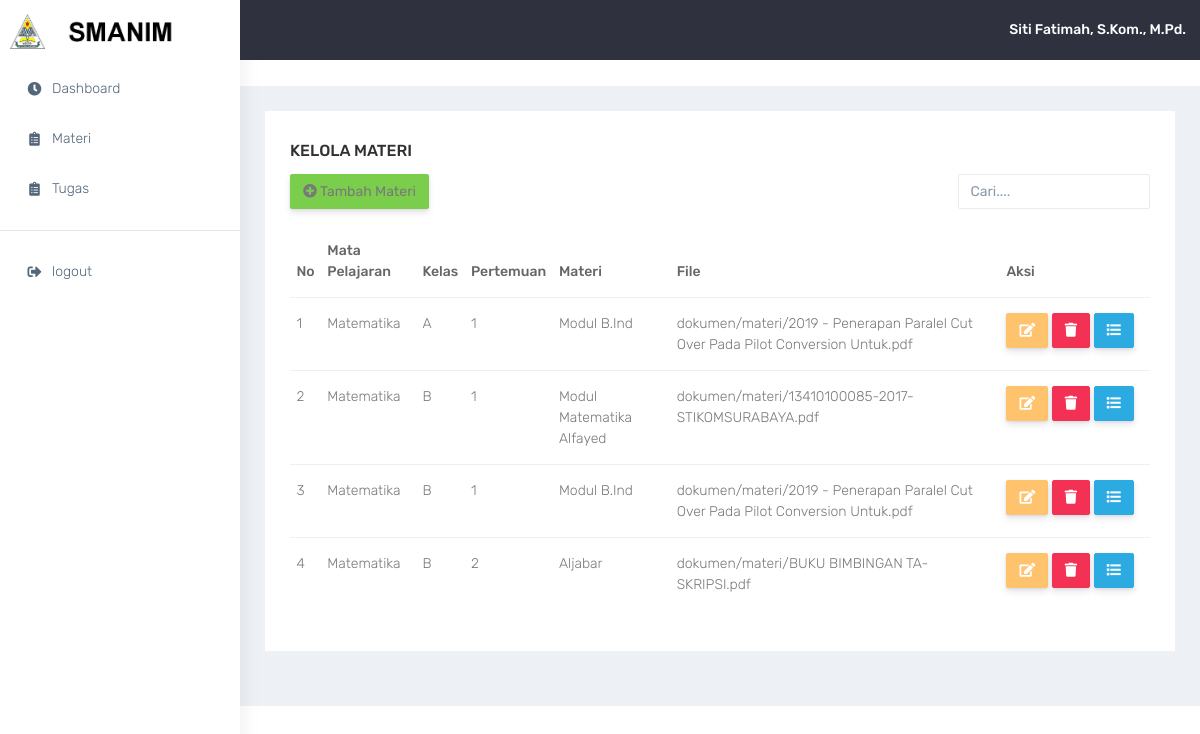
Page /guru/materi.php (signed in) on the earlier database version.
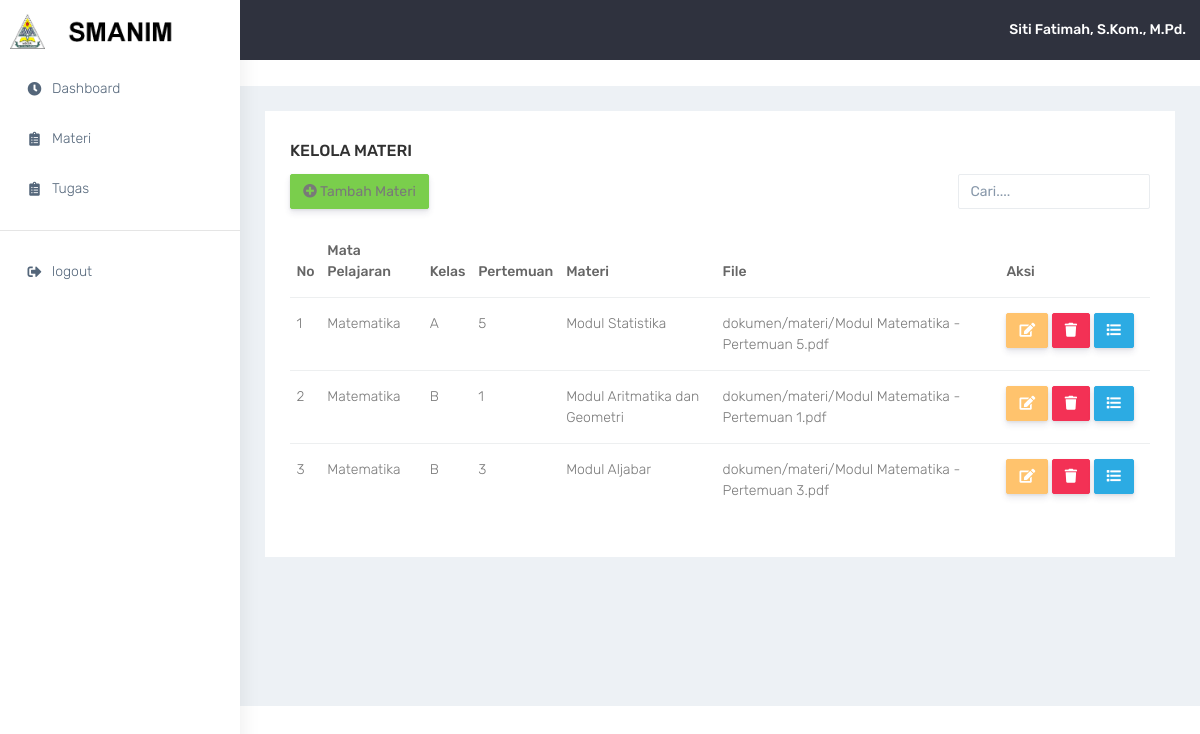
Same page on the later database version.
### tables this page shows
CREATE TABLE `tbl_file` (
  `id_file` int(11) NOT NULL,
  `id_mapel` int(11) NOT NULL,
  `pertemuan` char(2) NOT NULL,
  `nama` varchar(100) NOT NULL,
  `tipe` enum('mod','tgs') NOT NULL,
  `file` varchar(255) NOT NULL,
  `tgl_tambah` date DEFAULT NULL,
  `tgl_ubah` date DEFAULT NULL
);

CREATE TABLE `tbl_mapel` (
  `id_mapel` int(11) NOT NULL,
  `id_user` int(11) NOT NULL,
  `mapel` varchar(100) NOT NULL,
  `kelas` char(1) NOT NULL
);

### session.php (called while the page is built, shortened)
<?php
  if(isset($_SESSION['akses'])){
    $idu = $_SESSION['id'];
    $namau = $_SESSION['nama'];
  }else{
    header('location:login.php?stat=session_timeout');
    exit();
  }
?>

### guru/materi.php (the view, shortened to what this page needs)
<?php
require_once('navbar.php');
?>
<div class="container-fluid">
    <div class="row">
        <div class="col-sm-12">
            <div class="white-box">
                <h3 class="box-title">Kelola Materi</h3>
                <div class="row">
                    <div class="col-lg-9">
                        <a href="tambah-materi.php" class="btn btn-success"><i class="fa fa-plus-circle"></i> Tambah Materi</a>
                    </div>
                    <div class="col-lg-3">
                        <form>
                            <div class="form-group">
                            <input type="text" class="form-control" id="exampleInputEmail1" aria-describedby="emailHelp" placeholder="Cari....">
                            </div>
                        </form>
                    </div>
                </div>
                <div class="table-responsive">
                    <table class="table">
                        <thead>
                            <tr>
                                <th class="border-top-0">No</th>
                                <th class="border-top-0">Mata Pelajaran</th>
                                <th class="border-top-0">Kelas</th>
                                <th class="border-top-0">Pertemuan</th>
                                <th class="border-top-0">Materi</th>
                                <th class="border-top-0">File</th>
                                <th class="border-top-0" width="150px">Aksi</th>
                            </tr>
                        </thead>
                        <tbody>
                          <?php
                            $no = 1;
                            $sql = mysqli_query($con,"SELECT * FROM tbl_file a INNER JOIN tbl_mapel b ON b.id_mapel = a.id_mapel WHERE b.id_user = '$idu' AND a.tipe = 'mod' ORDER BY b.kelas ASC, a.pertemuan ASC");
                            while($data = mysqli_fetch_array($sql)){
                          ?>
                            <tr>
                                <td><?= $no ?></td>
                                <td><?= $data['mapel'] ?></td>
                                <td><?= $data['kelas'] ?></td>
                                <td><?= $data['pertemuan'] ?></td>
                                <td><?= $data['nama'] ?></td>
                                <td><?= $data['file'] ?></td>
                                <td width="150px">
                                    <a href="edit-materi.php?kode=<?= $data['id_file'] ?>" class="btn btn-warning">
                                        <i class="fas fa-edit"></i>
                                    </a>
                                    <a href="del-materi.php?kode=<?= $data['id_file'] ?>" class="btn btn-danger" onclick="return confirm('Apakah Anda Yakin?');">
                                        <i class="fas fa-trash"></i>
                                    </a>
                                    <a href="detail-materi.php?kode=<?= $data['id_file'] ?>" class="btn btn-info">
                                        <i class="fas fa-list"></i>
                                    </a>
                                </td>
                            </tr>
                          <?php $no++; }?>
                        </tbody>
                    </table>
                </div>
            </div>
        </div>
    </div>
</div>

### guru/navbar.php (shortened to what this page needs)
<!DOCTYPE html>
<html dir="ltr" lang="en">
<?php
require_once('../session.php');?>
<head>
    <link href="../asset/admin/plugins/bower_components/chartist/dist/chartist.min.css" rel="stylesheet">
    <link rel="stylesheet" href="../asset/admin/plugins/bower_components/chartist-plugin-tooltips/dist/chartist-plugin-tooltip.css">
    <link href="../asset/admin/css/style.min.css" rel="stylesheet">
</head>
<body>
    <div id="main-wrapper" data-layout="vertical" data-navbarbg="skin5" data-sidebartype="full"
        data-sidebar-position="absolute" data-header-position="absolute" data-boxed-layout="full">
        <header class="topbar" data-navbarbg="skin5">
            <nav class="navbar top-navbar navbar-expand-md navbar-dark">
                <div class="navbar-header" data-logobg="skin6">
                    <a class="navbar-brand" href="index.php">
                        <b class="logo-icon">
                            <img src="../asset/logo.png" alt="homepage" width="35px" height="35px" />
                        </b>
                        <span class="logo-text">
                            <img src="../asset/logo-text.png" alt="homepage" class="pt-2" width="75%" height="45%" />
                        </span>
                    </a>
                </div>
                <div class="navbar-collapse collapse" id="navbarSupportedContent" data-navbarbg="skin5">
                    <ul class="navbar-nav ml-auto d-flex align-items-center">
                        <li>
                            <a class="profile-pic" href="#"><span class="text-white font-medium"><?= $namau ?></span></a>
                        </li>
                    </ul>
                </div>
            </nav>
        </header>
        <aside class="left-sidebar" data-sidebarbg="skin6">
            <div class="scroll-sidebar">
                <nav class="sidebar-nav">
                    <ul id="sidebarnav">
                        <li class="sidebar-item"> <a class="sidebar-link waves-effect waves-dark sidebar-link"
                                href="index.php" aria-expanded="false"><i class="fas fa-clock fa-fw"
                                    aria-hidden="true"></i><span class="hide-menu">Dashboard</span></a></li>
                        <li class="sidebar-item"> <a class="sidebar-link waves-effect waves-dark sidebar-link"
                                href="materi.php" aria-expanded="false">
                                <i class="fas fa-clipboard-list" aria-hidden="true"></i><span class="hide-menu">Materi</span></a>
                        </li>
                        <li class="sidebar-item"> <a class="sidebar-link waves-effect waves-dark sidebar-link"
                                href="tugas.php" aria-expanded="false">
                                <i class="fas fa-clipboard-list" aria-hidden="true"></i><span class="hide-menu">Tugas</span></a>
                        </li>
                        <hr>
                        <li class="sidebar-item"> <a class="sidebar-link waves-effect waves-dark sidebar-link"
                                href="../logout.php" aria-expanded="false"><i class="fas fa-sign-out-alt"
                                    aria-hidden="true"></i><span class="hide-menu">logout</span></a></li>
                    </ul>
                </nav>
            </div>
        </aside>
        <div class="page-wrapper">
            <div class="page-breadcrumb bg-white">
            </div>

Differences in the rows shown:
removed tbl_file: id_mapel.mapel "Matematika", id_mapel.kelas "B", pertemuan "1", nama "Modul Matematika Alfayed", file "dokumen/materi/13410100085-2017-STIKOMSURABAYA.pdf"
removed tbl_file: id_mapel.mapel "Matematika", id_mapel.kelas "B", pertemuan "1", nama "Modul B.Ind", file "dokumen/materi/2019 - Penerapan Paralel Cut Over Pada Pilot Conversion Untuk.pdf"
added tbl_file: id_mapel.mapel "Matematika", id_mapel.kelas "A", pertemuan "5", nama "Modul Statistika", file "dokumen/materi/Modul Matematika - Pertemuan 5.pdf"
changed tbl_file: id_mapel.kelas "A" → "B"; nama "Modul B.Ind" → "Modul Aritmatika dan Geometri"; file "dokumen/materi/2019 - Penerapan Paralel Cut Over Pada Pilot Conversion Untuk.pdf" → "dokumen/materi/Modul Matematika - Pertemuan 1.pdf"
changed tbl_file: pertemuan "2" → "3"; nama "Aljabar" → "Modul Aljabar"; file "dokumen/materi/BUKU BIMBINGAN TA-SKRIPSI.pdf" → "dokumen/materi/Modul Matematika - Pertemuan 3.pdf"
